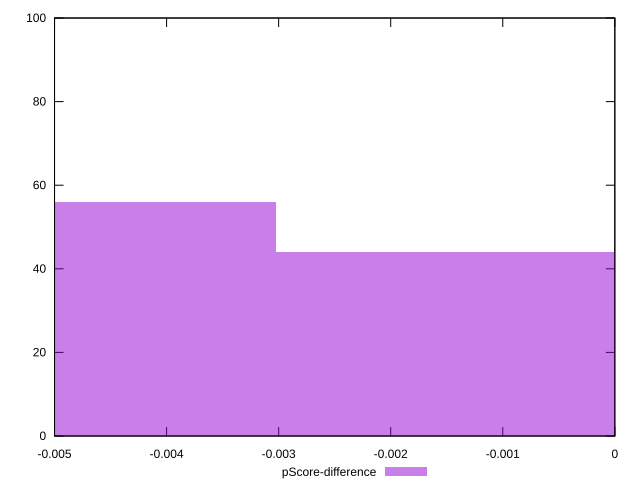

The script that saved this image:
reset

$pScoreDifference <<EOF
-0.0060530093333538044 56
0 44
EOF

set key outside below
set boxwidth 0.0060530093333538044
set xrange [-0.0050000000000000044:0]
set yrange [0:100]
set trange [0:100]
set style fill transparent solid 0.5 noborder
set terminal svg size 640, 490 enhanced background rgb 'white'
set output "report_00015_2021-02-09T16-11-33.973Z/unminified-javascript/samples/pages+cached+noadtech/pScore-difference/histogram.svg"

plot $pScoreDifference title "pScore-difference" with boxes

reset
